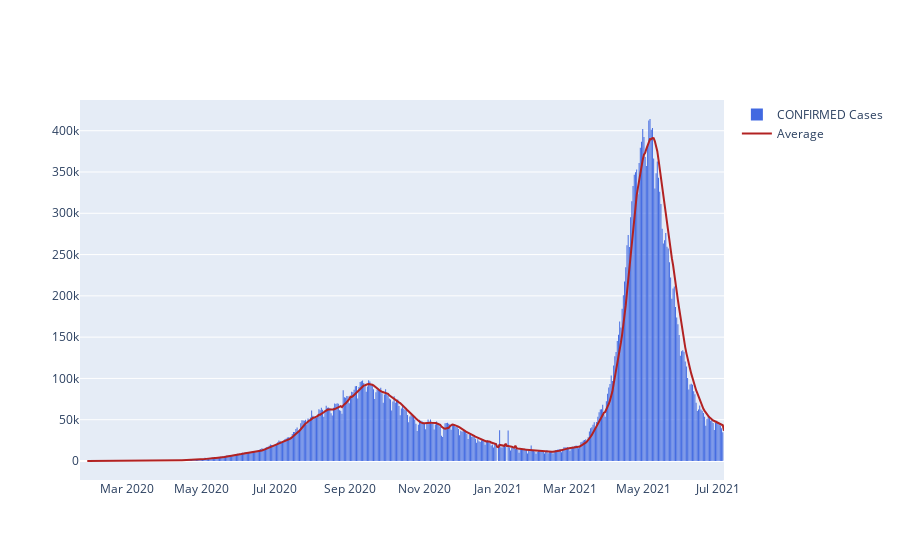

Notebook code cell kept with this figure:
### Code cell
fig = go.Figure()

fig.add_trace(go.Histogram(x=data.date, 
                         y=country_new, marker_color='royalblue',
                         histfunc="avg", xbins_size="D1",
                         name=f'{TYPE} Cases'))

fig.add_trace(go.Scatter(x=data.date, 
                         y=country_new.rolling(7).mean(), mode='lines', 
                         line=dict(color='firebrick', width=2),
                         name='Average'))

fig.update_layout(bargap=0.2)

fig.show()

### Figure 1 — Plotly figure (JSON) as saved in the notebook; plotly's stock layout.template omitted (floating-point values rounded to 4 significant figures; data arrays with more than 128 entries replaced by an {"elided": "..."} marker saying what was removed)
{"data": [{"histfunc": "avg", "marker": {"color": "royalblue"}, "name": "CONFIRMED Cases", "type": "histogram", "x": {"elided": "532 str values"}, "xbins": {"size": "D1"}, "y": {"elided": "532 int values"}}, {"line": {"color": "firebrick", "width": 2}, "mode": "lines", "name": "Average", "type": "scatter", "x": {"elided": "532 str values"}, "y": {"elided": "532 float values"}}], "layout": {"bargap": 0.2}}
